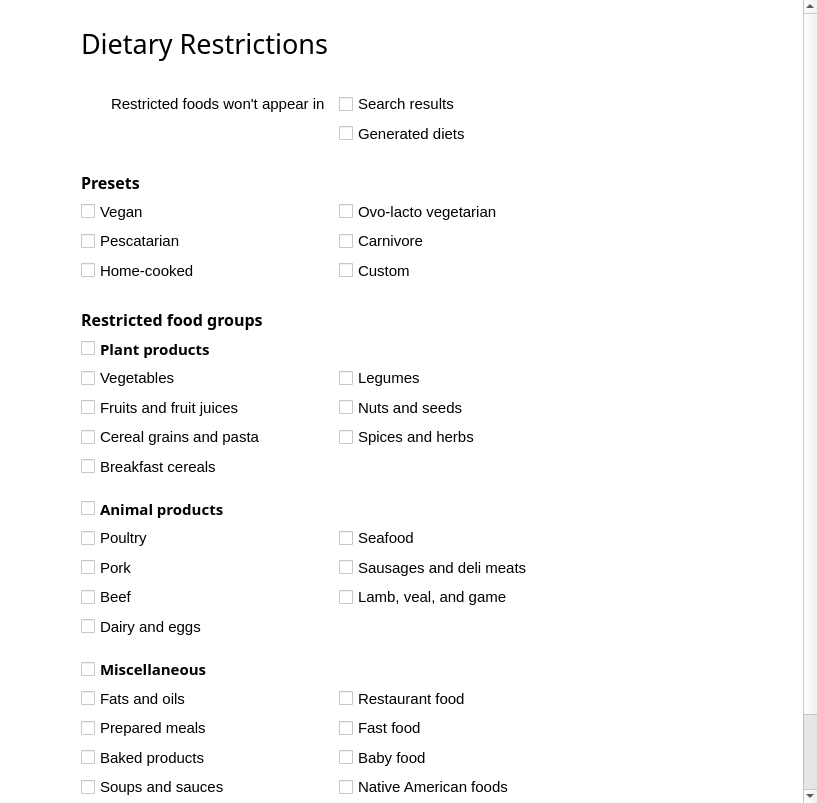
<?xml version="1.0" encoding="UTF-8"?>
<ui version="4.0">
 <class>ResWidget</class>
 <widget class="QWidget" name="ResWidget">
  <property name="geometry">
   <rect>
    <x>0</x>
    <y>0</y>
    <width>817</width>
    <height>803</height>
   </rect>
  </property>
  <property name="sizePolicy">
   <sizepolicy hsizetype="Fixed" vsizetype="Fixed">
    <horstretch>0</horstretch>
    <verstretch>0</verstretch>
   </sizepolicy>
  </property>
  <property name="palette">
   <palette>
    <active>
     <colorrole role="Base">
      <brush brushstyle="SolidPattern">
       <color alpha="255">
        <red>255</red>
        <green>255</green>
        <blue>255</blue>
       </color>
      </brush>
     </colorrole>
     <colorrole role="Window">
      <brush brushstyle="SolidPattern">
       <color alpha="255">
        <red>255</red>
        <green>255</green>
        <blue>255</blue>
       </color>
      </brush>
     </colorrole>
    </active>
    <inactive>
     <colorrole role="Base">
      <brush brushstyle="SolidPattern">
       <color alpha="255">
        <red>255</red>
        <green>255</green>
        <blue>255</blue>
       </color>
      </brush>
     </colorrole>
     <colorrole role="Window">
      <brush brushstyle="SolidPattern">
       <color alpha="255">
        <red>255</red>
        <green>255</green>
        <blue>255</blue>
       </color>
      </brush>
     </colorrole>
    </inactive>
    <disabled>
     <colorrole role="Base">
      <brush brushstyle="SolidPattern">
       <color alpha="255">
        <red>255</red>
        <green>255</green>
        <blue>255</blue>
       </color>
      </brush>
     </colorrole>
     <colorrole role="Window">
      <brush brushstyle="SolidPattern">
       <color alpha="255">
        <red>255</red>
        <green>255</green>
        <blue>255</blue>
       </color>
      </brush>
     </colorrole>
    </disabled>
   </palette>
  </property>
  <property name="font">
   <font>
    <family>Segoe UI</family>
    <pointsize>11</pointsize>
   </font>
  </property>
  <property name="windowTitle">
   <string>Spartan - Preferences</string>
  </property>
  <layout class="QHBoxLayout" name="horizontalLayout_2">
   <property name="spacing">
    <number>0</number>
   </property>
   <property name="leftMargin">
    <number>0</number>
   </property>
   <property name="topMargin">
    <number>0</number>
   </property>
   <property name="rightMargin">
    <number>0</number>
   </property>
   <property name="bottomMargin">
    <number>0</number>
   </property>
   <item>
    <widget class="QScrollArea" name="scrollArea">
     <property name="frameShape">
      <enum>QFrame::NoFrame</enum>
     </property>
     <property name="horizontalScrollBarPolicy">
      <enum>Qt::ScrollBarAlwaysOff</enum>
     </property>
     <property name="widgetResizable">
      <bool>false</bool>
     </property>
     <widget class="QWidget" name="scrollAreaWidgetContents">
      <property name="geometry">
       <rect>
        <x>0</x>
        <y>-85</y>
        <width>912</width>
        <height>888</height>
       </rect>
      </property>
      <layout class="QFormLayout" name="formLayout">
       <property name="leftMargin">
        <number>30</number>
       </property>
       <property name="topMargin">
        <number>25</number>
       </property>
       <property name="rightMargin">
        <number>30</number>
       </property>
       <property name="bottomMargin">
        <number>30</number>
       </property>
       <item row="0" column="0">
        <layout class="QGridLayout" name="gridLayout_3">
         <property name="sizeConstraint">
          <enum>QLayout::SetDefaultConstraint</enum>
         </property>
         <property name="verticalSpacing">
          <number>30</number>
         </property>
         <item row="1" column="0">
          <spacer name="horizontalSpacer">
           <property name="orientation">
            <enum>Qt::Horizontal</enum>
           </property>
           <property name="sizeType">
            <enum>QSizePolicy::Fixed</enum>
           </property>
           <property name="sizeHint" stdset="0">
            <size>
             <width>30</width>
             <height>20</height>
            </size>
           </property>
          </spacer>
         </item>
         <item row="0" column="1">
          <widget class="QLabel" name="label_4">
           <property name="font">
            <font>
             <family>Segoe UI Semilight</family>
             <pointsize>20</pointsize>
            </font>
           </property>
           <property name="text">
            <string>Dietary Restrictions</string>
           </property>
          </widget>
         </item>
         <item row="0" column="0" alignment="Qt::AlignHCenter|Qt::AlignBottom">
          <widget class="QPushButton" name="back_btn">
           <property name="minimumSize">
            <size>
             <width>45</width>
             <height>35</height>
            </size>
           </property>
           <property name="cursor">
            <cursorShape>PointingHandCursor</cursorShape>
           </property>
           <property name="styleSheet">
            <string notr="true">QPushButton {
    border: none;
	border-radius: 8px;
}

QPushButton:hover:!pressed{
	background-color: #daecf9;
}

QPushButton:pressed {
	background-color: #c0e1f9;
}
</string>
           </property>
           <property name="text">
            <string/>
           </property>
           <property name="icon">
            <iconset resource="../images/images.qrc">
             <normaloff>:/images/back-black.svg</normaloff>:/images/back-black.svg</iconset>
           </property>
           <property name="iconSize">
            <size>
             <width>24</width>
             <height>24</height>
            </size>
           </property>
          </widget>
         </item>
         <item row="1" column="1">
          <layout class="QGridLayout" name="gridLayout">
           <property name="sizeConstraint">
            <enum>QLayout::SetDefaultConstraint</enum>
           </property>
           <property name="spacing">
            <number>6</number>
           </property>
           <item row="5" column="2" colspan="2">
            <widget class="QCheckBox" name="vegetarian">
             <property name="text">
              <string>Ovo-lacto vegetarian</string>
             </property>
             <property name="autoExclusive">
              <bool>false</bool>
             </property>
             <attribute name="buttonGroup">
              <string notr="true">preset_btn_grp</string>
             </attribute>
            </widget>
           </item>
           <item row="24" column="2">
            <widget class="QCheckBox" name="fast">
             <property name="font">
              <font>
               <family>Segoe UI</family>
               <pointsize>11</pointsize>
              </font>
             </property>
             <property name="layoutDirection">
              <enum>Qt::LeftToRight</enum>
             </property>
             <property name="text">
              <string>Fast food</string>
             </property>
             <property name="tristate">
              <bool>false</bool>
             </property>
             <attribute name="buttonGroup">
              <string notr="true">food_btn_grp</string>
             </attribute>
            </widget>
           </item>
           <item row="20" column="0">
            <widget class="QCheckBox" name="dairy">
             <property name="font">
              <font>
               <family>Segoe UI</family>
               <pointsize>11</pointsize>
               <weight>50</weight>
               <bold>false</bold>
              </font>
             </property>
             <property name="layoutDirection">
              <enum>Qt::LeftToRight</enum>
             </property>
             <property name="text">
              <string>Dairy and eggs</string>
             </property>
             <property name="tristate">
              <bool>false</bool>
             </property>
             <attribute name="buttonGroup">
              <string notr="true">food_btn_grp</string>
             </attribute>
            </widget>
           </item>
           <item row="16" column="0" colspan="3">
            <widget class="QCheckBox" name="animal">
             <property name="font">
              <font>
               <family>Segoe UI Semibold</family>
               <pointsize>11</pointsize>
               <weight>75</weight>
               <bold>true</bold>
              </font>
             </property>
             <property name="layoutDirection">
              <enum>Qt::LeftToRight</enum>
             </property>
             <property name="text">
              <string>Animal products</string>
             </property>
             <property name="tristate">
              <bool>false</bool>
             </property>
            </widget>
           </item>
           <item row="13" column="2">
            <widget class="QCheckBox" name="spice">
             <property name="font">
              <font>
               <family>Segoe UI</family>
               <pointsize>11</pointsize>
              </font>
             </property>
             <property name="layoutDirection">
              <enum>Qt::LeftToRight</enum>
             </property>
             <property name="text">
              <string>Spices and herbs</string>
             </property>
             <property name="tristate">
              <bool>false</bool>
             </property>
             <attribute name="buttonGroup">
              <string notr="true">food_btn_grp</string>
             </attribute>
            </widget>
           </item>
           <item row="22" column="0" colspan="2">
            <widget class="QCheckBox" name="misc">
             <property name="font">
              <font>
               <family>Segoe UI Semibold</family>
               <pointsize>11</pointsize>
               <weight>75</weight>
               <bold>true</bold>
              </font>
             </property>
             <property name="layoutDirection">
              <enum>Qt::LeftToRight</enum>
             </property>
             <property name="text">
              <string>Miscellaneous</string>
             </property>
             <property name="tristate">
              <bool>false</bool>
             </property>
            </widget>
           </item>
           <item row="11" column="2">
            <widget class="QCheckBox" name="legume">
             <property name="font">
              <font>
               <family>Segoe UI</family>
               <pointsize>11</pointsize>
              </font>
             </property>
             <property name="layoutDirection">
              <enum>Qt::LeftToRight</enum>
             </property>
             <property name="text">
              <string>Legumes</string>
             </property>
             <property name="tristate">
              <bool>false</bool>
             </property>
             <attribute name="buttonGroup">
              <string notr="true">food_btn_grp</string>
             </attribute>
            </widget>
           </item>
           <item row="24" column="0" colspan="2">
            <widget class="QCheckBox" name="meal">
             <property name="font">
              <font>
               <family>Segoe UI</family>
               <pointsize>11</pointsize>
              </font>
             </property>
             <property name="layoutDirection">
              <enum>Qt::LeftToRight</enum>
             </property>
             <property name="text">
              <string>Prepared meals</string>
             </property>
             <property name="tristate">
              <bool>false</bool>
             </property>
             <attribute name="buttonGroup">
              <string notr="true">food_btn_grp</string>
             </attribute>
            </widget>
           </item>
           <item row="13" column="0" colspan="2">
            <widget class="QCheckBox" name="cereal">
             <property name="font">
              <font>
               <family>Segoe UI</family>
               <pointsize>11</pointsize>
              </font>
             </property>
             <property name="layoutDirection">
              <enum>Qt::LeftToRight</enum>
             </property>
             <property name="text">
              <string>Cereal grains and pasta</string>
             </property>
             <property name="tristate">
              <bool>false</bool>
             </property>
             <attribute name="buttonGroup">
              <string notr="true">food_btn_grp</string>
             </attribute>
            </widget>
           </item>
           <item row="27" column="2">
            <widget class="QCheckBox" name="drink">
             <property name="font">
              <font>
               <family>Segoe UI</family>
               <pointsize>11</pointsize>
              </font>
             </property>
             <property name="layoutDirection">
              <enum>Qt::LeftToRight</enum>
             </property>
             <property name="text">
              <string>Drinks</string>
             </property>
             <property name="tristate">
              <bool>false</bool>
             </property>
             <attribute name="buttonGroup">
              <string notr="true">food_btn_grp</string>
             </attribute>
            </widget>
           </item>
           <item row="0" column="0" colspan="2">
            <layout class="QHBoxLayout" name="horizontalLayout">
             <property name="spacing">
              <number>6</number>
             </property>
             <item>
              <widget class="QLabel" name="label_37">
               <property name="minimumSize">
                <size>
                 <width>24</width>
                 <height>24</height>
                </size>
               </property>
               <property name="maximumSize">
                <size>
                 <width>24</width>
                 <height>24</height>
                </size>
               </property>
               <property name="text">
                <string/>
               </property>
               <property name="pixmap">
                <pixmap resource="../images/images.qrc">:/images/info-outline.png</pixmap>
               </property>
               <property name="scaledContents">
                <bool>true</bool>
               </property>
              </widget>
             </item>
             <item>
              <widget class="QLabel" name="label_38">
               <property name="text">
                <string>Restricted foods won't appear in  </string>
               </property>
              </widget>
             </item>
            </layout>
           </item>
           <item row="1" column="2">
            <widget class="QCheckBox" name="generated">
             <property name="text">
              <string>Generated diets</string>
             </property>
             <attribute name="buttonGroup">
              <string notr="true">type_btn_grp</string>
             </attribute>
            </widget>
           </item>
           <item row="26" column="0" colspan="2">
            <widget class="QCheckBox" name="soup">
             <property name="font">
              <font>
               <family>Segoe UI</family>
               <pointsize>11</pointsize>
              </font>
             </property>
             <property name="layoutDirection">
              <enum>Qt::LeftToRight</enum>
             </property>
             <property name="text">
              <string>Soups and sauces</string>
             </property>
             <property name="tristate">
              <bool>false</bool>
             </property>
             <attribute name="buttonGroup">
              <string notr="true">food_btn_grp</string>
             </attribute>
            </widget>
           </item>
           <item row="8" column="2">
            <spacer name="horizontalSpacer_4">
             <property name="orientation">
              <enum>Qt::Vertical</enum>
             </property>
             <property name="sizeType">
              <enum>QSizePolicy::Fixed</enum>
             </property>
             <property name="sizeHint" stdset="0">
              <size>
               <width>13</width>
               <height>20</height>
              </size>
             </property>
            </spacer>
           </item>
           <item row="6" column="2">
            <widget class="QCheckBox" name="carnivore">
             <property name="text">
              <string>Carnivore</string>
             </property>
             <property name="autoExclusive">
              <bool>false</bool>
             </property>
             <attribute name="buttonGroup">
              <string notr="true">preset_btn_grp</string>
             </attribute>
            </widget>
           </item>
           <item row="25" column="0" colspan="2">
            <widget class="QCheckBox" name="baked">
             <property name="font">
              <font>
               <family>Segoe UI</family>
               <pointsize>11</pointsize>
              </font>
             </property>
             <property name="layoutDirection">
              <enum>Qt::LeftToRight</enum>
             </property>
             <property name="text">
              <string>Baked products</string>
             </property>
             <property name="tristate">
              <bool>false</bool>
             </property>
             <attribute name="buttonGroup">
              <string notr="true">food_btn_grp</string>
             </attribute>
            </widget>
           </item>
           <item row="11" column="0">
            <widget class="QCheckBox" name="veg">
             <property name="font">
              <font>
               <family>Segoe UI</family>
               <pointsize>11</pointsize>
              </font>
             </property>
             <property name="layoutDirection">
              <enum>Qt::LeftToRight</enum>
             </property>
             <property name="text">
              <string>Vegetables</string>
             </property>
             <property name="tristate">
              <bool>false</bool>
             </property>
             <attribute name="buttonGroup">
              <string notr="true">food_btn_grp</string>
             </attribute>
            </widget>
           </item>
           <item row="25" column="2">
            <widget class="QCheckBox" name="baby">
             <property name="font">
              <font>
               <family>Segoe UI</family>
               <pointsize>11</pointsize>
              </font>
             </property>
             <property name="layoutDirection">
              <enum>Qt::LeftToRight</enum>
             </property>
             <property name="text">
              <string>Baby food</string>
             </property>
             <property name="tristate">
              <bool>false</bool>
             </property>
             <attribute name="buttonGroup">
              <string notr="true">food_btn_grp</string>
             </attribute>
            </widget>
           </item>
           <item row="21" column="2">
            <spacer name="horizontalSpacer_3">
             <property name="orientation">
              <enum>Qt::Vertical</enum>
             </property>
             <property name="sizeType">
              <enum>QSizePolicy::Fixed</enum>
             </property>
             <property name="sizeHint" stdset="0">
              <size>
               <width>13</width>
               <height>13</height>
              </size>
             </property>
            </spacer>
           </item>
           <item row="23" column="2">
            <widget class="QCheckBox" name="restaurant">
             <property name="font">
              <font>
               <family>Segoe UI</family>
               <pointsize>11</pointsize>
              </font>
             </property>
             <property name="layoutDirection">
              <enum>Qt::LeftToRight</enum>
             </property>
             <property name="text">
              <string>Restaurant food</string>
             </property>
             <property name="tristate">
              <bool>false</bool>
             </property>
             <attribute name="buttonGroup">
              <string notr="true">food_btn_grp</string>
             </attribute>
            </widget>
           </item>
           <item row="15" column="2">
            <spacer name="horizontalSpacer_2">
             <property name="orientation">
              <enum>Qt::Vertical</enum>
             </property>
             <property name="sizeType">
              <enum>QSizePolicy::Fixed</enum>
             </property>
             <property name="sizeHint" stdset="0">
              <size>
               <width>13</width>
               <height>13</height>
              </size>
             </property>
            </spacer>
           </item>
           <item row="2" column="2">
            <spacer name="horizontalSpacer_5">
             <property name="orientation">
              <enum>Qt::Vertical</enum>
             </property>
             <property name="sizeType">
              <enum>QSizePolicy::Fixed</enum>
             </property>
             <property name="sizeHint" stdset="0">
              <size>
               <width>13</width>
               <height>20</height>
              </size>
             </property>
            </spacer>
           </item>
           <item row="5" column="0" colspan="2">
            <widget class="QCheckBox" name="vegan">
             <property name="text">
              <string>Vegan</string>
             </property>
             <property name="autoExclusive">
              <bool>false</bool>
             </property>
             <attribute name="buttonGroup">
              <string notr="true">preset_btn_grp</string>
             </attribute>
            </widget>
           </item>
           <item row="18" column="2">
            <widget class="QCheckBox" name="sausage">
             <property name="font">
              <font>
               <family>Segoe UI</family>
               <pointsize>11</pointsize>
              </font>
             </property>
             <property name="layoutDirection">
              <enum>Qt::LeftToRight</enum>
             </property>
             <property name="text">
              <string>Sausages and deli meats</string>
             </property>
             <property name="tristate">
              <bool>false</bool>
             </property>
             <attribute name="buttonGroup">
              <string notr="true">food_btn_grp</string>
             </attribute>
            </widget>
           </item>
           <item row="19" column="2">
            <widget class="QCheckBox" name="lamb">
             <property name="font">
              <font>
               <family>Segoe UI</family>
               <pointsize>11</pointsize>
              </font>
             </property>
             <property name="layoutDirection">
              <enum>Qt::LeftToRight</enum>
             </property>
             <property name="text">
              <string>Lamb, veal, and game</string>
             </property>
             <property name="tristate">
              <bool>false</bool>
             </property>
             <attribute name="buttonGroup">
              <string notr="true">food_btn_grp</string>
             </attribute>
            </widget>
           </item>
           <item row="14" column="0" colspan="2">
            <widget class="QCheckBox" name="breakfast">
             <property name="font">
              <font>
               <family>Segoe UI</family>
               <pointsize>11</pointsize>
              </font>
             </property>
             <property name="layoutDirection">
              <enum>Qt::LeftToRight</enum>
             </property>
             <property name="text">
              <string>Breakfast cereals</string>
             </property>
             <property name="tristate">
              <bool>false</bool>
             </property>
             <attribute name="buttonGroup">
              <string notr="true">food_btn_grp</string>
             </attribute>
            </widget>
           </item>
           <item row="7" column="2">
            <widget class="QCheckBox" name="custom">
             <property name="text">
              <string>Custom</string>
             </property>
             <property name="autoExclusive">
              <bool>false</bool>
             </property>
             <attribute name="buttonGroup">
              <string notr="true">preset_btn_grp</string>
             </attribute>
            </widget>
           </item>
           <item row="17" column="0" colspan="2">
            <widget class="QCheckBox" name="poultry">
             <property name="font">
              <font>
               <family>Segoe UI</family>
               <pointsize>11</pointsize>
              </font>
             </property>
             <property name="layoutDirection">
              <enum>Qt::LeftToRight</enum>
             </property>
             <property name="text">
              <string>Poultry</string>
             </property>
             <property name="tristate">
              <bool>false</bool>
             </property>
             <attribute name="buttonGroup">
              <string notr="true">food_btn_grp</string>
             </attribute>
            </widget>
           </item>
           <item row="3" column="0" colspan="2">
            <widget class="QLabel" name="label_6">
             <property name="font">
              <font>
               <family>Segoe UI Semibold</family>
               <pointsize>12</pointsize>
               <weight>75</weight>
               <bold>true</bold>
              </font>
             </property>
             <property name="text">
              <string>Presets</string>
             </property>
            </widget>
           </item>
           <item row="12" column="0" colspan="2">
            <widget class="QCheckBox" name="fruit">
             <property name="font">
              <font>
               <family>Segoe UI</family>
               <pointsize>11</pointsize>
              </font>
             </property>
             <property name="layoutDirection">
              <enum>Qt::LeftToRight</enum>
             </property>
             <property name="autoFillBackground">
              <bool>false</bool>
             </property>
             <property name="text">
              <string>Fruits and fruit juices</string>
             </property>
             <property name="checkable">
              <bool>true</bool>
             </property>
             <property name="tristate">
              <bool>false</bool>
             </property>
             <attribute name="buttonGroup">
              <string notr="true">food_btn_grp</string>
             </attribute>
            </widget>
           </item>
           <item row="28" column="0" colspan="2">
            <widget class="QCheckBox" name="sweet">
             <property name="font">
              <font>
               <family>Segoe UI</family>
               <pointsize>11</pointsize>
              </font>
             </property>
             <property name="layoutDirection">
              <enum>Qt::LeftToRight</enum>
             </property>
             <property name="text">
              <string>Sweets</string>
             </property>
             <property name="tristate">
              <bool>false</bool>
             </property>
             <attribute name="buttonGroup">
              <string notr="true">food_btn_grp</string>
             </attribute>
            </widget>
           </item>
           <item row="27" column="0" colspan="2">
            <widget class="QCheckBox" name="snack">
             <property name="font">
              <font>
               <family>Segoe UI</family>
               <pointsize>11</pointsize>
              </font>
             </property>
             <property name="layoutDirection">
              <enum>Qt::LeftToRight</enum>
             </property>
             <property name="text">
              <string>Snacks</string>
             </property>
             <property name="tristate">
              <bool>false</bool>
             </property>
             <attribute name="buttonGroup">
              <string notr="true">food_btn_grp</string>
             </attribute>
            </widget>
           </item>
           <item row="19" column="0" colspan="2">
            <widget class="QCheckBox" name="beef">
             <property name="font">
              <font>
               <family>Segoe UI</family>
               <pointsize>11</pointsize>
              </font>
             </property>
             <property name="layoutDirection">
              <enum>Qt::LeftToRight</enum>
             </property>
             <property name="text">
              <string>Beef</string>
             </property>
             <property name="tristate">
              <bool>false</bool>
             </property>
             <attribute name="buttonGroup">
              <string notr="true">food_btn_grp</string>
             </attribute>
            </widget>
           </item>
           <item row="0" column="2">
            <widget class="QCheckBox" name="search">
             <property name="text">
              <string>Search results</string>
             </property>
             <attribute name="buttonGroup">
              <string notr="true">type_btn_grp</string>
             </attribute>
            </widget>
           </item>
           <item row="23" column="0" colspan="2">
            <widget class="QCheckBox" name="fat">
             <property name="font">
              <font>
               <family>Segoe UI</family>
               <pointsize>11</pointsize>
              </font>
             </property>
             <property name="layoutDirection">
              <enum>Qt::LeftToRight</enum>
             </property>
             <property name="text">
              <string>Fats and oils</string>
             </property>
             <property name="tristate">
              <bool>false</bool>
             </property>
             <attribute name="buttonGroup">
              <string notr="true">food_btn_grp</string>
             </attribute>
            </widget>
           </item>
           <item row="18" column="0" colspan="2">
            <widget class="QCheckBox" name="pork">
             <property name="font">
              <font>
               <family>Segoe UI</family>
               <pointsize>11</pointsize>
              </font>
             </property>
             <property name="layoutDirection">
              <enum>Qt::LeftToRight</enum>
             </property>
             <property name="text">
              <string>Pork</string>
             </property>
             <property name="tristate">
              <bool>false</bool>
             </property>
             <attribute name="buttonGroup">
              <string notr="true">food_btn_grp</string>
             </attribute>
            </widget>
           </item>
           <item row="9" column="0" colspan="3">
            <widget class="QLabel" name="label_8">
             <property name="font">
              <font>
               <family>Segoe UI Semibold</family>
               <pointsize>12</pointsize>
               <weight>75</weight>
               <bold>true</bold>
              </font>
             </property>
             <property name="text">
              <string>Restricted food groups</string>
             </property>
            </widget>
           </item>
           <item row="10" column="0" colspan="2">
            <widget class="QCheckBox" name="plant">
             <property name="font">
              <font>
               <family>Segoe UI Semibold</family>
               <pointsize>11</pointsize>
               <weight>75</weight>
               <bold>true</bold>
              </font>
             </property>
             <property name="layoutDirection">
              <enum>Qt::LeftToRight</enum>
             </property>
             <property name="text">
              <string>Plant products</string>
             </property>
             <property name="tristate">
              <bool>false</bool>
             </property>
            </widget>
           </item>
           <item row="6" column="0" colspan="2">
            <widget class="QCheckBox" name="pescatarian">
             <property name="text">
              <string>Pescatarian</string>
             </property>
             <property name="autoExclusive">
              <bool>false</bool>
             </property>
             <attribute name="buttonGroup">
              <string notr="true">preset_btn_grp</string>
             </attribute>
            </widget>
           </item>
           <item row="12" column="2">
            <widget class="QCheckBox" name="nut">
             <property name="font">
              <font>
               <family>Segoe UI</family>
               <pointsize>11</pointsize>
              </font>
             </property>
             <property name="layoutDirection">
              <enum>Qt::LeftToRight</enum>
             </property>
             <property name="text">
              <string>Nuts and seeds</string>
             </property>
             <property name="tristate">
              <bool>false</bool>
             </property>
             <attribute name="buttonGroup">
              <string notr="true">food_btn_grp</string>
             </attribute>
            </widget>
           </item>
           <item row="17" column="2">
            <widget class="QCheckBox" name="seafood">
             <property name="font">
              <font>
               <family>Segoe UI</family>
               <pointsize>11</pointsize>
               <weight>50</weight>
               <bold>false</bold>
              </font>
             </property>
             <property name="layoutDirection">
              <enum>Qt::LeftToRight</enum>
             </property>
             <property name="text">
              <string>Seafood</string>
             </property>
             <property name="tristate">
              <bool>false</bool>
             </property>
             <attribute name="buttonGroup">
              <string notr="true">food_btn_grp</string>
             </attribute>
            </widget>
           </item>
           <item row="26" column="2">
            <widget class="QCheckBox" name="american">
             <property name="font">
              <font>
               <family>Segoe UI</family>
               <pointsize>11</pointsize>
              </font>
             </property>
             <property name="layoutDirection">
              <enum>Qt::LeftToRight</enum>
             </property>
             <property name="text">
              <string>Native American foods</string>
             </property>
             <property name="tristate">
              <bool>false</bool>
             </property>
             <attribute name="buttonGroup">
              <string notr="true">food_btn_grp</string>
             </attribute>
            </widget>
           </item>
           <item row="7" column="0" colspan="2">
            <widget class="QCheckBox" name="home">
             <property name="text">
              <string>Home-cooked</string>
             </property>
             <property name="autoExclusive">
              <bool>false</bool>
             </property>
             <attribute name="buttonGroup">
              <string notr="true">preset_btn_grp</string>
             </attribute>
            </widget>
           </item>
          </layout>
         </item>
        </layout>
       </item>
      </layout>
     </widget>
    </widget>
   </item>
  </layout>
 </widget>
 <resources>
  <include location="../images/images.qrc"/>
 </resources>
 <connections/>
 <buttongroups>
  <buttongroup name="food_btn_grp"/>
  <buttongroup name="preset_btn_grp">
   <property name="exclusive">
    <bool>false</bool>
   </property>
  </buttongroup>
  <buttongroup name="type_btn_grp">
   <property name="exclusive">
    <bool>false</bool>
   </property>
  </buttongroup>
 </buttongroups>
</ui>
